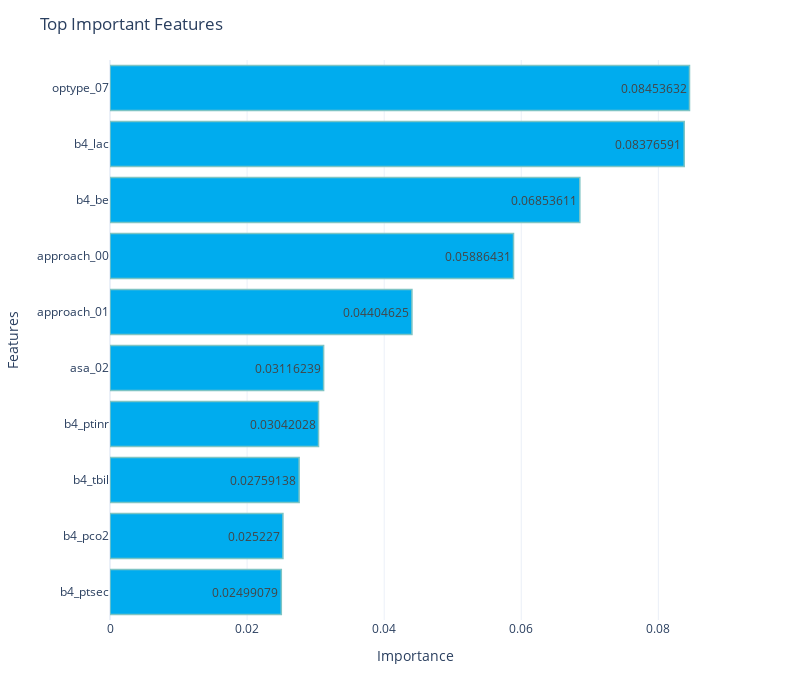

Here is the notebook cell this chart was saved with:
### Code cell
model_func.feature_importance('trained_xgbm.sav',X_train,"Top Important Features")

### Figure 1 — Plotly figure (JSON) as saved in the notebook; plotly's stock layout.template omitted (floating-point values rounded to 4 significant figures)
{"data": [{"alignmentgroup": "True", "hovertemplate": "x=%{x}<br>y=%{y}<extra></extra>", "legendgroup": "", "marker": {"color": "#00acee", "line": {"color": "rgb(125, 196, 196)", "width": 1.5}, "pattern": {"shape": ""}}, "name": "", "offsetgroup": "", "opacity": 1, "orientation": "h", "showlegend": false, "textposition": "auto", "texttemplate": "%{x}", "type": "bar", "x": [0.02499, 0.02523, 0.02759, 0.03042, 0.03116, 0.04405, 0.05886, 0.06854, 0.08377, 0.08454], "xaxis": "x", "y": ["b4_ptsec", "b4_pco2", "b4_tbil", "b4_ptinr", "asa_02", "approach_01", "approach_00", "b4_be", "b4_lac", "optype_07"], "yaxis": "y"}], "layout": {"barmode": "relative", "height": 700, "legend": {"tracegroupgap": 0}, "margin": {"t": 60}, "title": {"text": "Top Important Features"}, "width": 800, "xaxis": {"anchor": "y", "domain": [0, 1], "title": {"text": "Importance"}}, "yaxis": {"anchor": "x", "domain": [0, 1], "title": {"text": "Features"}}}}
